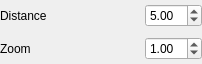
<?xml version="1.0" encoding="UTF-8"?>
<ui version="4.0">
 <class>PinholeCameraParameterWidget</class>
 <widget class="QWidget" name="PinholeCameraParameterWidget">
  <property name="geometry">
   <rect>
    <x>0</x>
    <y>0</y>
    <width>202</width>
    <height>64</height>
   </rect>
  </property>
  <property name="windowTitle">
   <string>Form</string>
  </property>
  <layout class="QVBoxLayout" name="verticalLayout">
   <property name="margin">
    <number>0</number>
   </property>
   <item>
    <layout class="QHBoxLayout" name="horizontalLayout">
     <item>
      <widget class="QLabel" name="label">
       <property name="text">
        <string>Distance</string>
       </property>
      </widget>
     </item>
     <item>
      <spacer name="horizontalSpacer">
       <property name="orientation">
        <enum>Qt::Horizontal</enum>
       </property>
       <property name="sizeHint" stdset="0">
        <size>
         <width>40</width>
         <height>20</height>
        </size>
       </property>
      </spacer>
     </item>
     <item>
      <widget class="QDoubleSpinBox" name="m_distanceInput">
       <property name="minimum">
        <double>0.100000000000000</double>
       </property>
       <property name="singleStep">
        <double>0.100000000000000</double>
       </property>
       <property name="value">
        <double>5.000000000000000</double>
       </property>
      </widget>
     </item>
    </layout>
   </item>
   <item>
    <layout class="QHBoxLayout" name="horizontalLayout_2">
     <item>
      <widget class="QLabel" name="label_2">
       <property name="text">
        <string>Zoom</string>
       </property>
      </widget>
     </item>
     <item>
      <spacer name="horizontalSpacer_2">
       <property name="orientation">
        <enum>Qt::Horizontal</enum>
       </property>
       <property name="sizeHint" stdset="0">
        <size>
         <width>40</width>
         <height>20</height>
        </size>
       </property>
      </spacer>
     </item>
     <item>
      <widget class="QDoubleSpinBox" name="m_zoomInput">
       <property name="minimum">
        <double>0.100000000000000</double>
       </property>
       <property name="singleStep">
        <double>0.100000000000000</double>
       </property>
       <property name="value">
        <double>1.000000000000000</double>
       </property>
      </widget>
     </item>
    </layout>
   </item>
  </layout>
 </widget>
 <resources/>
 <connections/>
</ui>
